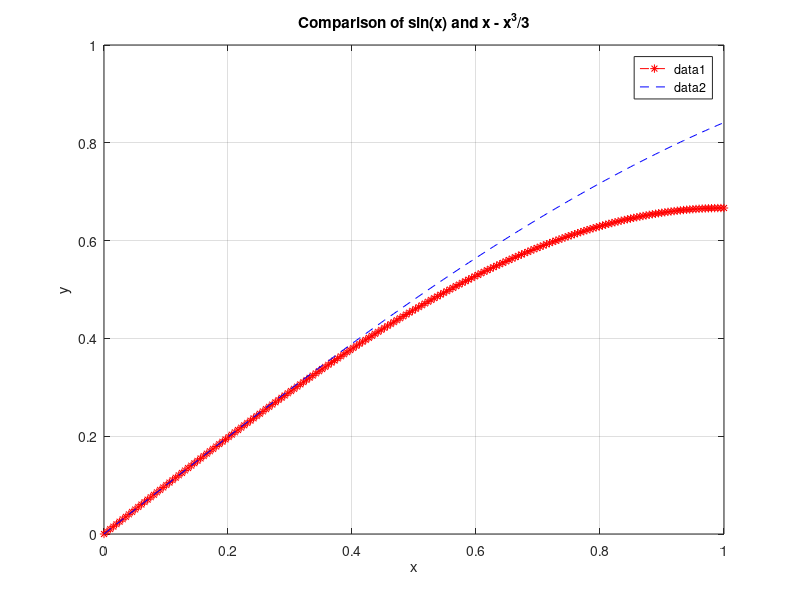

Reproduce this figure in MATLAB. (Note: this script raises an error after producing the figure.)
% x=linspace(0,35,500);
% y=0.4*(sqrt(1.8*x));

% figure;
% plot(x,y,'b--');
% axis([0,35,0,3.5]);

% n=linspace(0,20,500);
% z=(0.2+0.8i).^n;
% x=real(z);
% y=imag(z);

% figure;
% plot(x,y,'r--*');

% x=linspace(0,2);
% y=sinh(x);
% y1=0.5*exp(x);

% figure;
% plot(x,y,'r-');
% hold on;
% plot(x,y1,'b-');
% hold off;
% grid on;
% title('Comparison of sinh(x) and 0.5e^x');
% xlabel('x');
% ylabel('y');
% text(0.8, 0.5 * exp(0.8) + 0.3, '0.5e^x','Color','r');
% text(0.8,sinh(0.8),'sinh(x)','Color','b');

x=linspace(0,1,200);
y=sin(x);
y1=x-(x.^3)/3;

figure;
plot(x,y1,'r--*');
hold on;
plot(x,y,'b--');
hold off;
grid on;
title('Comparison of sin(x) and x - x^3/3');
xlabel('x');
ylabel('y');
legend;

disp('Click for identifying sinx graph');
gtext('Sin(x)');

disp('Click for identifying x-(x.^3)/3 graph ');
gtext('x-(x.^3)/3');
